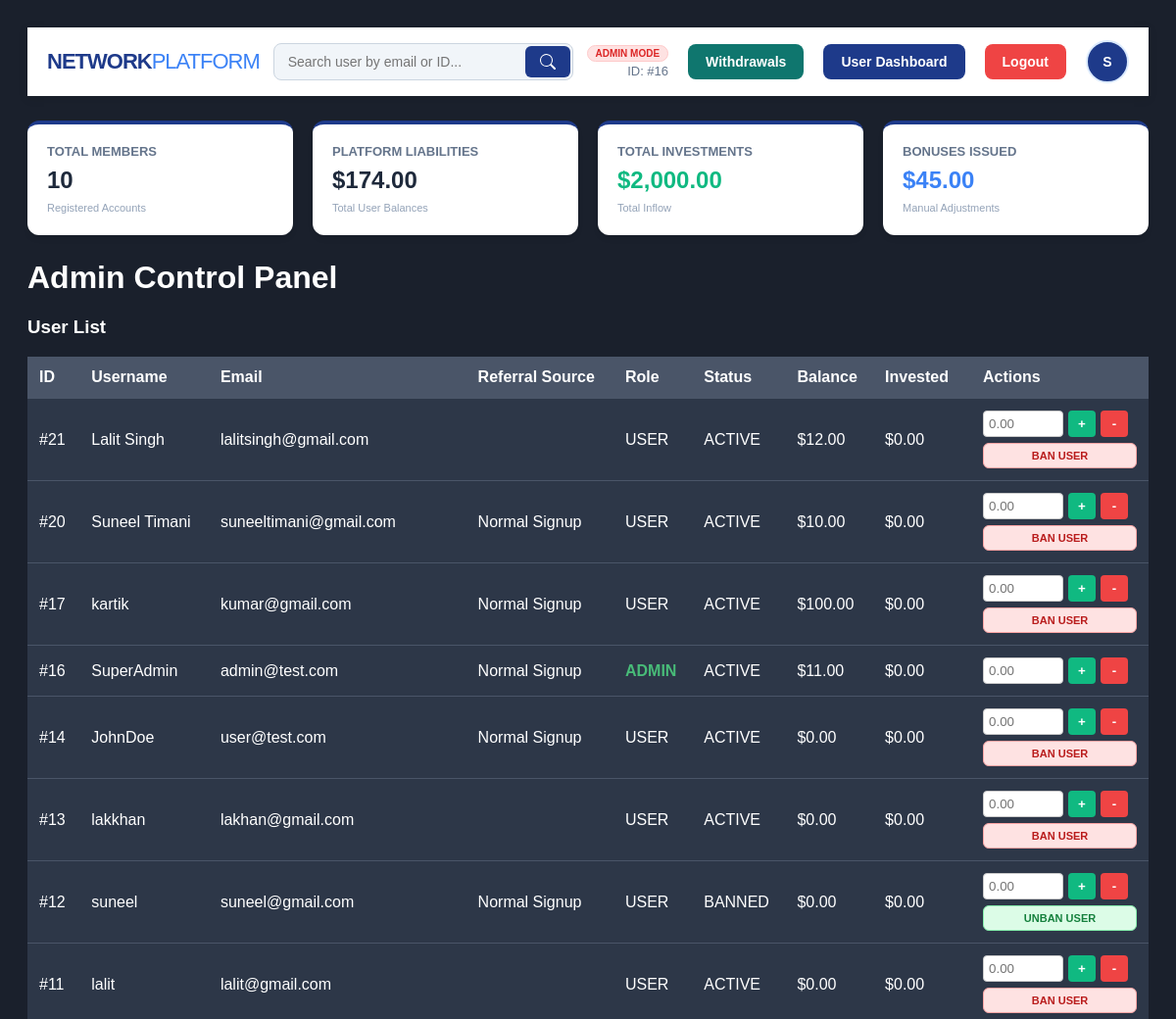
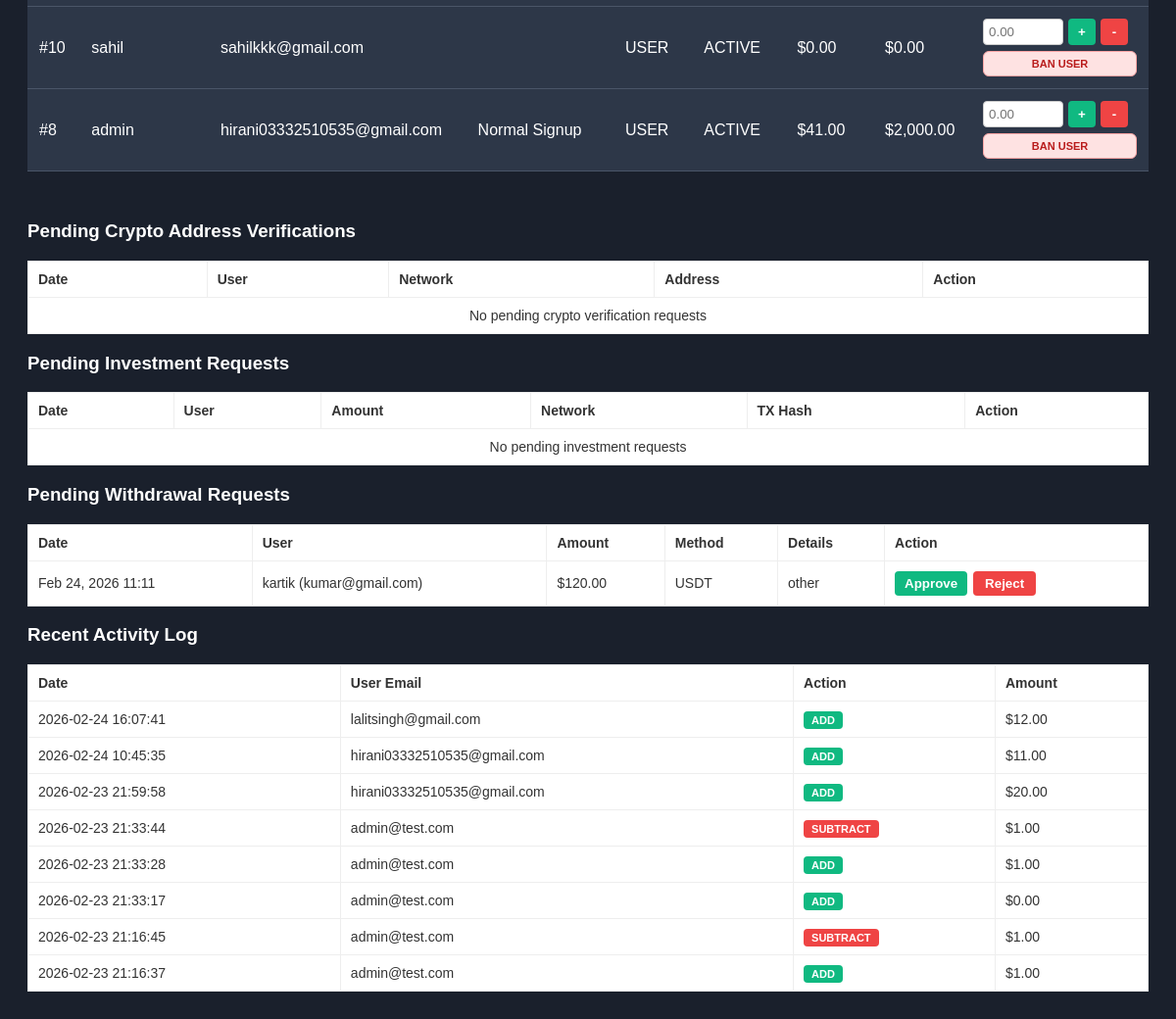
Screenshot of /admin_dashboard.php (signed in) with the database file from the repository (2 pictures, top to bottom).
### tables this page shows
CREATE TABLE `users` (
  `id` int(11) NOT NULL,
  `username` varchar(50) NOT NULL,
  `password` varchar(255) NOT NULL,
  `email` varchar(100) NOT NULL,
  `user_code` varchar(20) DEFAULT NULL,
  `referrer_id` int(11) DEFAULT NULL,
  `wallet_balance` decimal(15,2) DEFAULT 0.00,
  `investment_amount` decimal(15,2) DEFAULT 0.00,
  `user_rank` enum('Basic','Silver','Gold','Diamond') DEFAULT 'Basic',
  `created_at` timestamp NOT NULL DEFAULT current_timestamp(),
  `last_withdrawal_date` timestamp NULL DEFAULT NULL,
  `role` varchar(10) DEFAULT 'user',
  `status` enum('active','banned') DEFAULT 'active'
);

CREATE TABLE `withdrawals` (
  `id` int(11) NOT NULL,
  `user_id` int(11) NOT NULL,
  `amount` decimal(10,2) NOT NULL,
  `method` varchar(50) NOT NULL,
  `details` text NOT NULL,
  `status` enum('pending','approved','rejected') DEFAULT 'pending',
  `created_at` timestamp NOT NULL DEFAULT current_timestamp()
);

CREATE TABLE `transaction_logs` (
  `id` int(11) NOT NULL,
  `admin_id` int(11) NOT NULL,
  `user_id` int(11) NOT NULL,
  `action_type` enum('add','subtract') NOT NULL,
  `amount` decimal(10,2) NOT NULL,
  `reason` varchar(255) DEFAULT 'Manual Adjustment',
  `created_at` timestamp NOT NULL DEFAULT current_timestamp()
);

### admin_dashboard.php (the view, shortened to what this page needs)
<?php
include 'db.php';
$stmt_admin_user = $pdo->prepare("SELECT id, username, email, role, user_rank, wallet_balance, user_code FROM users WHERE id = ?");
$stmt_admin_user->execute([$_SESSION['user_id']]);
$admin_user = $stmt_admin_user->fetch();
$admin_avatar_initial = strtoupper(substr((string)($admin_user['username'] ?? 'A'), 0, 1));
try {
    $stmt_total_users = $pdo->query("SELECT COUNT(id) as total FROM users");
    $total_users = $stmt_total_users->fetch()['total'];
    $stmt_total_balance = $pdo->query("SELECT SUM(wallet_balance) as total FROM users");
    $total_platform_balance = $stmt_total_balance->fetch()['total'] ?? 0;
    $stmt_total_invested = $pdo->query("SELECT SUM(investment_amount) as total FROM users");
    $total_invested = $stmt_total_invested->fetch()['total'] ?? 0;
    $stmt_total_adj = $pdo->query("SELECT SUM(amount) as total FROM transaction_logs WHERE action_type = 'add'");
    $total_bonuses = $stmt_total_adj->fetch()['total'] ?? 0;
} catch (PDOException $e) {
    echo "Stats Error: " . $e->getMessage();
}
try {
    $stmt_users = $pdo->query("SELECT id, username, email, role, status, wallet_balance, investment_amount, created_at, referrer_id, user_code FROM users ORDER BY id DESC");
    $users = $stmt_users->fetchAll();
$search = isset($_GET['search']) ? $_GET['search'] : '';
if (!empty($search)) {
    $stmt_users = $pdo->prepare("SELECT id, username, email, role, status, wallet_balance, investment_amount, created_at, referrer_id, user_code FROM users WHERE email LIKE ? OR id = ? OR user_code LIKE ? ORDER BY id DESC");
    $stmt_users->execute(["%$search%", $search, "%$search%"]);
} else {
    $stmt_users = $pdo->query("SELECT id, username, email, role, status, wallet_balance, investment_amount, created_at, referrer_id, user_code FROM users ORDER BY id DESC");
}
$users = $stmt_users->fetchAll();
} catch (PDOException $e) {
    die("Database Error: " . $e->getMessage());
}
?>
<!DOCTYPE html>
<html>
<head>
</head>
<body>
<header class="main-header">
    <div class="nav-container">
        <a href="index.php" class="logo">
            NETWORK<span>PLATFORM</span>
        </a>
        <form action="admin_dashboard.php" method="GET" class="search-form">
            <input type="text" name="search" placeholder="Search user by email or ID..."
                   value="<?php echo isset($_GET['search']) ? htmlspecialchars($_GET['search']) : ''; ?>">
            <button type="submit">
                <svg xmlns="http://www.w3.org/2000/svg" width="16" height="16" fill="white" viewBox="0 0 16 16">
                    <path d="M11.742 10.344a6.5 6.5 0 1 0-1.397 1.398h-.001c.03.04.062.078.098.115l3.85 3.85a1 1 0 0 0 1.415-1.414l-3.85-3.85a1.007 1.007 0 0 0-.115-.1zM12 6.5a5.5 5.5 0 1 1-11 0 5.5 5.5 0 0 1 11 0z"/>
                </svg>
            </button>
        </form>
        <div class="nav-right">
            <div class="user-info">
                <span class="role-badge admin-bg">ADMIN MODE</span>
                <span class="user-email">ID: <?php echo htmlspecialchars($admin_user['user_code'] ?? ('#' . $_SESSION['user_id'])); ?></span>
            </div>
            <a href="admin_withdrawals.php" class="logout-btn" style="background:#0f766e;">Withdrawals</a>
            <a href="dashboard.php" class="logout-btn" style="background:#1e3a8a;">User Dashboard</a>
            <a href="logout.php" class="logout-btn">Logout</a>
            <details class="profile-menu">
                <summary class="profile-trigger"><?php echo htmlspecialchars($admin_avatar_initial); ?></summary>
            </details>
        </div>
    </div>
</header>
<div class="stats-grid">
    <div class="stat-card">
        <span class="stat-label">Total Members</span>
        <div class="stat-value"><?php echo number_format($total_users); ?></div>
        <span class="stat-sub">Registered Accounts</span>
    </div>
    <div class="stat-card">
        <span class="stat-label">Platform Liabilities</span>
        <div class="stat-value">$<?php echo number_format($total_platform_balance, 2); ?></div>
        <span class="stat-sub">Total User Balances</span>
    </div>
    <div class="stat-card">
        <span class="stat-label">Total Investments</span>
        <div class="stat-value" style="color: #10b981;">$<?php echo number_format($total_invested, 2); ?></div>
        <span class="stat-sub">Total Inflow</span>
    </div>
    <div class="stat-card">
        <span class="stat-label">Bonuses Issued</span>
        <div class="stat-value" style="color: #3b82f6;">$<?php echo number_format($total_bonuses, 2); ?></div>
        <span class="stat-sub">Manual Adjustments</span>
    </div>
</div>
    <h1>Admin Control Panel</h1>
    <h3>User List</h3>
    <table>
        <tr>
            <th>ID</th>
            <th>Username</th>
            <th>Email</th>
            <th>Referral Source</th>
            <th>Role</th>
            <th>Status</th>
            <th>Balance</th>
            <th>Invested</th>
            <th>Actions</th>
        </tr>
        <?php foreach ($users as $u): ?>
        <tr>
            <td><?php echo htmlspecialchars($u['user_code'] ?: ('#' . $u['id'])); ?></td>
            <td><?php echo htmlspecialchars($u['username']); ?></td>
            <td><?php echo htmlspecialchars($u['email']); ?></td>
            <td>
                <?php if (!empty($u['referrer_id'])): ?>
                    <?php echo htmlspecialchars(getUserCodeById($pdo, (int)$u['referrer_id'])); ?>
                <?php else: ?>
                    Normal Signup
                <?php endif; ?>
            </td>
            <td class="<?php echo $u['role'] == 'admin' ? 'status-admin' : ''; ?>">
                <?php echo strtoupper($u['role']); ?>
            </td>
            <td><?php echo strtoupper($u['status']); ?></td>
            <td>$<?php echo number_format($u['wallet_balance'], 2); ?></td>
            <td>$<?php echo number_format($u['investment_amount'], 2); ?></td>
            <td>
                <div style="display: flex; flex-direction: column; gap: 6px;">
                    <form action="update_balance.php" method="POST" style="display: flex; gap: 5px;">
                        <input type="number" name="amount" step="0.01" placeholder="0.00" style="width: 70px; padding: 5px; border-radius: 4px; border: 1px solid #ccc;" required>
                        <button type="submit" name="action" value="add" class="btn-add">+</button>
                        <button type="submit" name="action" value="subtract" class="btn-sub">-</button>
                    </form>
                    <?php if ($u['role'] !== 'admin'): ?>
                        <form action="toggle_status.php" method="POST">
                            <button type="submit" class="btn-status <?php echo $u['status'] === 'active' ? 'btn-ban' : 'btn-unban'; ?>">
                                <?php echo $u['status'] === 'active' ? 'Ban User' : 'Unban User'; ?>
                            </button>
                        </form>
                    <?php endif; ?>
                </div>
            </td>
        </tr>
        <?php endforeach; ?>
    </table>
<?php
$stmt_logs = $pdo->query("
    SELECT tl.*, u.email as user_email
    FROM transaction_logs tl
    JOIN users u ON tl.user_id = u.id
    ORDER BY tl.created_at DESC LIMIT 10
");
$logs = $stmt_logs->fetchAll();
$stmt_investments = $pdo->query("
    SELECT ir.id, ir.user_id, ir.amount, ir.network, ir.tx_hash, ir.status, ir.created_at, u.username, u.email
    FROM investment_requests ir
    JOIN users u ON ir.user_id = u.id
    WHERE ir.status = 'pending'
    ORDER BY ir.created_at DESC
");
$pending_investments = $stmt_investments->fetchAll();
$stmt_crypto = $pdo->query("
    SELECT ca.id, ca.user_id, ca.network, ca.address, ca.status, ca.created_at, u.username, u.email
    FROM user_crypto_addresses ca
    JOIN users u ON ca.user_id = u.id
    WHERE ca.status = 'pending'
    ORDER BY ca.created_at DESC
");
$pending_crypto = $stmt_crypto->fetchAll();
$stmt_withdrawals = $pdo->query("
    SELECT w.id, w.user_id, w.amount, w.method, w.details, w.status, w.created_at, u.username, u.email
    FROM withdrawals w
    JOIN users u ON w.user_id = u.id
    WHERE w.status = 'pending'
    ORDER BY w.created_at DESC
");
$pending_withdrawals = $stmt_withdrawals->fetchAll();
?>
<div style="margin-top: 50px;">
    <h3>Pending Crypto Address Verifications</h3>
    <table class="log-table">
        <thead>
            <tr>
                <th>Date</th>
                <th>User</th>
                <th>Network</th>
                <th>Address</th>
                <th>Action</th>
            </tr>
        </thead>
        <tbody>
            <?php if (empty($pending_crypto)): ?>
                <tr><td colspan="5" style="text-align:center;">No pending crypto verification requests</td></tr>
            <?php endif; ?>
        </tbody>
    </table>
    <h3>Pending Investment Requests</h3>
    <table class="log-table">
        <thead>
            <tr>
                <th>Date</th>
                <th>User</th>
                <th>Amount</th>
                <th>Network</th>
                <th>TX Hash</th>
                <th>Action</th>
            </tr>
        </thead>
        <tbody>
            <?php if (empty($pending_investments)): ?>
                <tr><td colspan="6" style="text-align:center;">No pending investment requests</td></tr>
            <?php endif; ?>
        </tbody>
    </table>
    <h3>Pending Withdrawal Requests</h3>
    <table class="log-table">
        <thead>
            <tr>
                <th>Date</th>
                <th>User</th>
                <th>Amount</th>
                <th>Method</th>
                <th>Details</th>
                <th>Action</th>
            </tr>
        </thead>
        <tbody>
            <?php if (empty($pending_withdrawals)): ?>
                <tr><td colspan="6" style="text-align:center;">No pending withdrawals</td></tr>
            <?php else: ?>
                <?php foreach ($pending_withdrawals as $w): ?>
                    <tr>
                        <td><?php echo date('M d, Y H:i', strtotime($w['created_at'])); ?></td>
                        <td><?php echo htmlspecialchars($w['username']) . " (" . htmlspecialchars($w['email']) . ")"; ?></td>
                        <td>$<?php echo number_format($w['amount'], 2); ?></td>
                        <td><?php echo htmlspecialchars($w['method']); ?></td>
                        <td><?php echo htmlspecialchars($w['details']); ?></td>
                        <td>
                            <form action="handle_withdrawal.php" method="POST" style="display:flex; gap:6px;">
                                <button type="submit" name="decision" value="approve" class="btn-add">Approve</button>
                                <button type="submit" name="decision" value="reject" class="btn-sub">Reject</button>
                            </form>
                        </td>
                    </tr>
                <?php endforeach; ?>
            <?php endif; ?>
        </tbody>
    </table>
    <h3>Recent Activity Log</h3>
    <table class="log-table">
        <thead>
            <tr>
                <th>Date</th>
                <th>User Email</th>
                <th>Action</th>
                <th>Amount</th>
            </tr>
        </thead>
        <tbody>
            <?php foreach ($logs as $log): ?>
            <tr>
                <td><?php echo $log['created_at']; ?></td>
                <td><?php echo $log['user_email']; ?></td>
                <td>
                    <span class="badge <?php echo $log['action_type']; ?>">
                        <?php echo strtoupper($log['action_type']); ?>
                    </span>
                </td>
                <td>$<?php echo number_format($log['amount'], 2); ?></td>
            </tr>
            <?php endforeach; ?>
        </tbody>
    </table>
</div>
</body>
</html>

### rows the page displays
users: user_code "#16", username "S", user_code+id "#16", username "SuperAdmin", email "admin@test.com", shows "Normal Signup", role "ADMIN", status "ACTIVE", wallet_balance "11.00", investment_amount "0.00"
users: user_code+id "#21", username "Lalit Singh", email "lalitsingh@gmail.com", role "USER", status "ACTIVE", wallet_balance "12.00", investment_amount "0.00", shows "BAN USER"
users: user_code+id "#20", username "Suneel Timani", email "suneeltimani@gmail.com", shows "Normal Signup", role "USER", status "ACTIVE", wallet_balance "10.00", investment_amount "0.00", shows "BAN USER"
users: user_code+id "#17", username "kartik", email "kumar@gmail.com", shows "Normal Signup", role "USER", status "ACTIVE", wallet_balance "100.00", investment_amount "0.00", shows "BAN USER"
users: user_code+id "#14", username "JohnDoe", email "user@test.com", shows "Normal Signup", role "USER", status "ACTIVE", wallet_balance "0.00", investment_amount "0.00", shows "BAN USER"
users: user_code+id "#13", username "lakkhan", email "lakhan@gmail.com", role "USER", status "ACTIVE", wallet_balance "0.00", investment_amount "0.00", shows "BAN USER"
users: user_code+id "#12", username "suneel", email "suneel@gmail.com", shows "Normal Signup", role "USER", status "BANNED", wallet_balance "0.00", investment_amount "0.00", shows "UNBAN USER"
users: user_code+id "#11", username "lalit", email "lalit@gmail.com", role "USER", status "ACTIVE", wallet_balance "0.00", investment_amount "0.00", shows "BAN USER"
users: user_code+id "#10", username "sahil", email "sahilkkk@gmail.com", role "USER", status "ACTIVE", wallet_balance "0.00", investment_amount "0.00", shows "BAN USER"
users: user_code+id "#8", username "admin", email "hirani03332510535@gmail.com", shows "Normal Signup", role "USER", status "ACTIVE", wallet_balance "41.00", investment_amount "2,000.00", shows "BAN USER"
withdrawals: created_at "Feb 24, 2026 11:11", user.username "kartik", user.email "kumar@gmail.com", amount "120.00", method "USDT", details "other"
transaction_logs: created_at "2026-02-24 16:07:41", user.email "lalitsingh@gmail.com", action_type "ADD", amount "12.00"
transaction_logs: created_at "2026-02-24 10:45:35", user.email "hirani03332510535@gmail.com", action_type "ADD", amount "11.00"
transaction_logs: created_at "2026-02-23 21:59:58", user.email "hirani03332510535@gmail.com", action_type "ADD", amount "20.00"
transaction_logs: created_at "2026-02-23 21:33:44", user.email "admin@test.com", action_type "SUBTRACT", amount "1.00"
transaction_logs: created_at "2026-02-23 21:33:28", user.email "admin@test.com", action_type "ADD", amount "1.00"
transaction_logs: created_at "2026-02-23 21:33:17", user.email "admin@test.com", action_type "ADD", amount "0.00"
transaction_logs: created_at "2026-02-23 21:16:45", user.email "admin@test.com", action_type "SUBTRACT", amount "1.00"
transaction_logs: created_at "2026-02-23 21:16:37", user.email "admin@test.com", action_type "ADD", amount "1.00"

### other values shown
$total_users "10"
$total_platform_balance "174.00"
$total_invested "2,000.00"
$total_bonuses "45.00"
